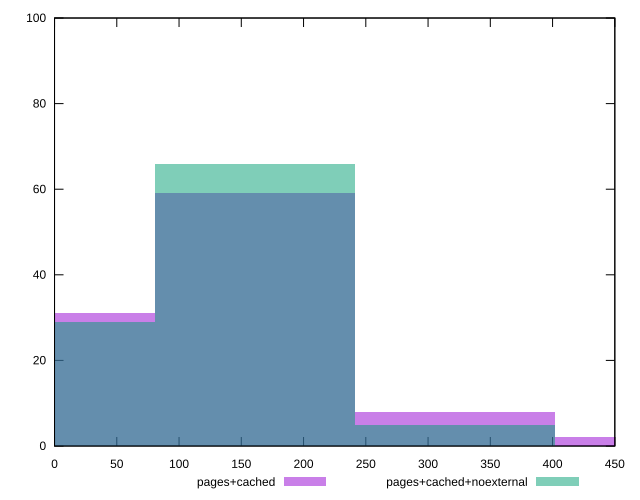

Write the gnuplot code that produced this figure.
reset

$pagesCached <<EOF
160.9266705781041 59
321.8533411562082 8
0 31
482.7800117343123 2
EOF

$pagesCachedNoexternal <<EOF
160.9266705781041 66
0 29
321.8533411562082 5
EOF

set key outside below
set boxwidth 160.9266705781041
set xrange [0:450]
set yrange [0:100]
set trange [0:100]
set style fill transparent solid 0.5 noborder
set terminal svg size 640, 500 enhanced background rgb 'white'
set output "reprap/unused-css-rules/comparison/histogram/1_vs_2.svg"

plot $pagesCached title "pages+cached" with boxes, \
     $pagesCachedNoexternal title "pages+cached+noexternal" with boxes

reset
